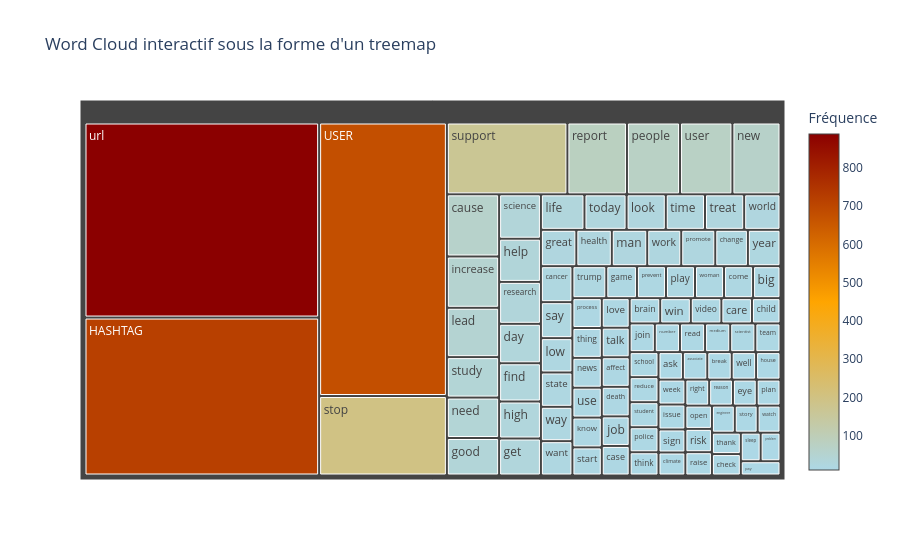

Source (notebook cell):
### Code cell
#Les word clouds permettent de visualiser facilement ces mots en mettant en évidence 
# ceux qui apparaissent le plus fréquemment.

top_100 = dict(word_counts.most_common(100))

# Création du word cloud avec Plotly
fig = px.treemap(
    names=list(top_100.keys()),
    parents=[""] * len(top_100),
    values=list(top_100.values()),
    title="Word Cloud interactif sous la forme d'un treemap"
)

# Mise à jour des couleurs : plus fréquents en rouge foncé, moins fréquents en bleu clair
fig.update_traces(
    marker=dict(
        colors=list(top_100.values()),
        colorscale=[(0, 'lightblue'), (0.5, 'orange'), (1, 'darkred')],  # Dégradé personnalisé
        colorbar=dict(title="Fréquence")
    )
)

fig.show()

pio.write_image(fig, 'treemap_wordcloud.png')

### Figure 1 — Plotly figure (JSON) as saved in the notebook; plotly's stock layout.template omitted (floating-point values rounded to 4 significant figures)
{"data": [{"domain": {"x": [0, 1], "y": [0, 1]}, "hovertemplate": "label=%{label}<br>value=%{value}<br>parent=%{parent}<extra></extra>", "labels": ["url", "HASHTAG", "USER", "stop", "support", "report", "people", "user", "new", "cause", "increase", "lead", "study", "need", "good", "science", "help", "research", "day", "find", "high", "get", "life", "today", "look", "time", "treat", "world", "great", "health", "man", "work", "promote", "change", "year", "cancer", "say", "low", "state", "way", "want", "trump", "game", "prevent", "play", "woman", "come", "big", "process", "thing", "news", "use", "know", "start", "love", "talk", "affect", "death", "job", "case", "brain", "win", "video", "care", "child", "join", "number", "read", "medium", "scientist", "team", "school", "reduce", "student", "police", "think", "ask", "associate", "break", "well", "house", "week", "issue", "sign", "climate", "right", "reason", "eye", "plan", "open", "risk", "raise", "engineer", "story", "watch", "thank", "check", "sleep", "problem", "pay"], "marker": {"colorbar": {"title": {"text": "Fréquence"}}, "colors": [888, 719, 678, 197, 168, 83, 74, 73, 67, 63, 52, 50, 41, 41, 38, 36, 35, 34, 32, 31, 30, 30, 30, 29, 27, 27, 27, 25, 25, 25, 25, 24, 24, 23, 23, 22, 22, 21, 21, 21, 21, 21, 19, 18, 18, 18, 18, 17, 17, 17, 17, 17, 17, 16, 16, 16, 16, 16, 16, 16, 15, 15, 15, 15, 14, 14, 14, 14, 14, 14, 14, 14, 14, 14, 14, 13, 13, 13, 13, 13, 13, 13, 13, 12, 12, 12, 12, 12, 12, 12, 12, 12, 12, 12, 12, 12, 12, 11, 11, 11], "colorscale": [[0, "lightblue"], [0.5, "orange"], [1, "darkred"]]}, "name": "", "parents": ["", "", "", "", "", "", "", "", "", "", "", "", "", "", "", "", "", "", "", "", "", "", "", "", "", "", "", "", "", "", "", "", "", "", "", "", "", "", "", "", "", "", "", "", "", "", "", "", "", "", "", "", "", "", "", "", "", "", "", "", "", "", "", "", "", "", "", "", "", "", "", "", "", "", "", "", "", "", "", "", "", "", "", "", "", "", "", "", "", "", "", "", "", "", "", "", "", "", "", ""], "type": "treemap", "values": [888, 719, 678, 197, 168, 83, 74, 73, 67, 63, 52, 50, 41, 41, 38, 36, 35, 34, 32, 31, 30, 30, 30, 29, 27, 27, 27, 25, 25, 25, 25, 24, 24, 23, 23, 22, 22, 21, 21, 21, 21, 21, 19, 18, 18, 18, 18, 17, 17, 17, 17, 17, 17, 16, 16, 16, 16, 16, 16, 16, 15, 15, 15, 15, 14, 14, 14, 14, 14, 14, 14, 14, 14, 14, 14, 13, 13, 13, 13, 13, 13, 13, 13, 12, 12, 12, 12, 12, 12, 12, 12, 12, 12, 12, 12, 12, 12, 11, 11, 11]}], "layout": {"legend": {"tracegroupgap": 0}, "title": {"text": "Word Cloud interactif sous la forme d'un treemap"}}}
